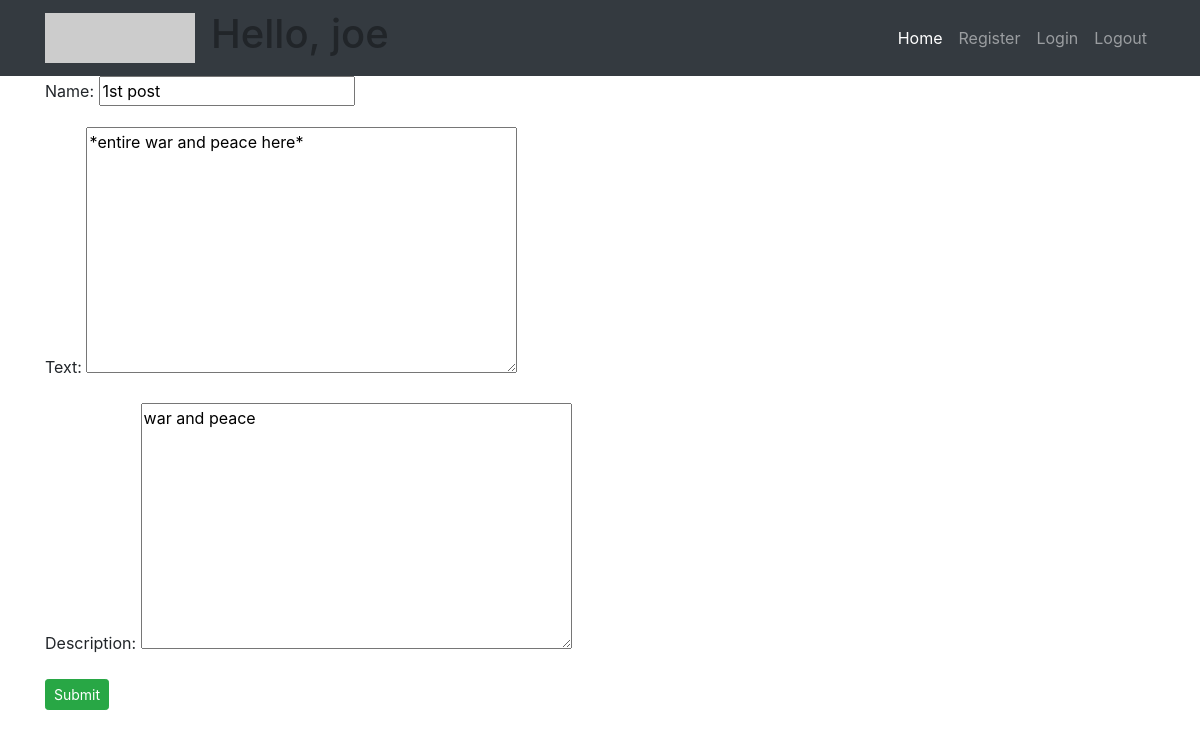
The app's page /blog/update/1 (signed in), older data.
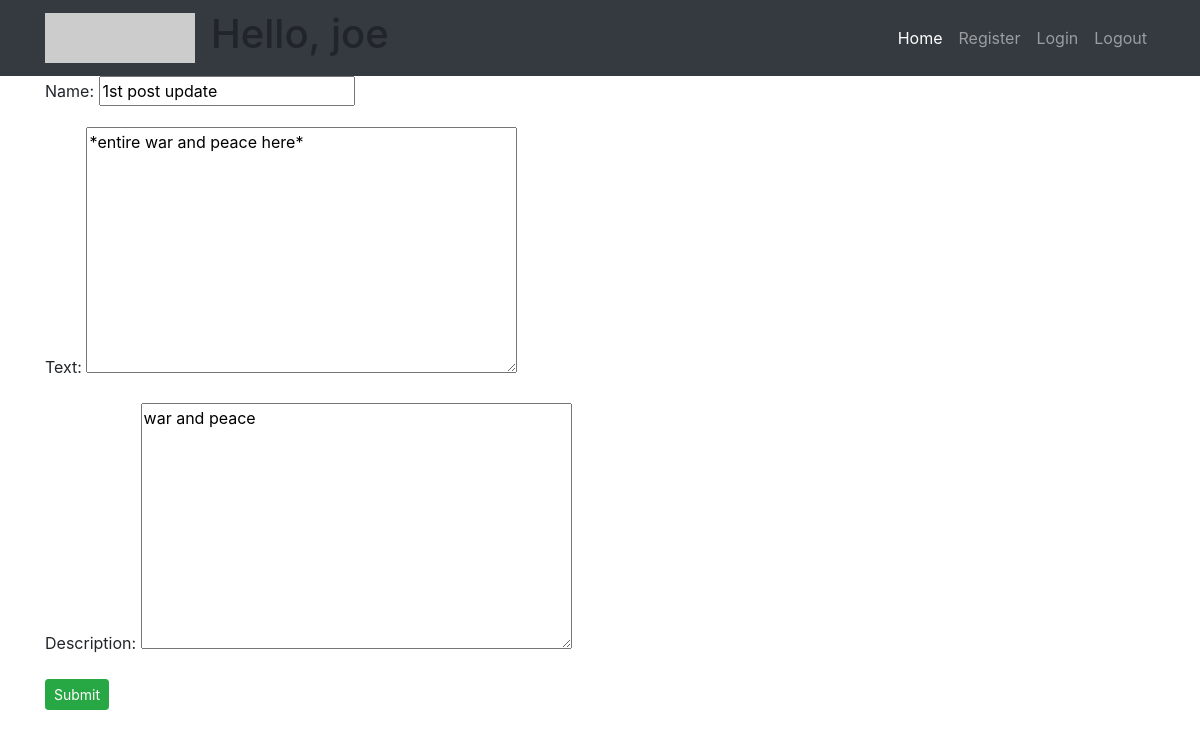
The same page, newer data.
### BlogApp/models.py (models this page shows, shortened)
class Post(models.Model):
    name = models.CharField(max_length=200, default='Untitled')
    creation_date = models.DateTimeField(auto_now_add=True, null=True)
    text = models.TextField()
    description = models.TextField(max_length=200)
    user = models.ForeignKey(User, on_delete=models.SET_NULL, null=True)

### BlogApp/views.py (the view)
# urls.py: path('update/<str:pk>', views.update_post, name='update'),
@login_required(login_url='login')
def update_post(request, pk):
    post = Post.objects.get(id=pk)
    form = PostForm(instance=post)
    if request.method == 'POST':
        form = PostForm(request.POST, instance=post)
        if form.is_valid():
            form.save()
            return redirect('Blog:home')
    context = {'form': form}
    return render(request, 'Blog/create_post.html', context)

### BlogApp/forms.py
class PostForm(ModelForm):
    class Meta:
        model = Post
        fields = ['name', 'text', 'description']

### templates/Blog/create_post.html (shortened to what this page needs)
{% extends 'Blog/base.html' %}
{% block content %}
<form action="" method="post">
    {{ form.as_p }}
    <input type="submit" name="Submit" class="btn btn-sm btn-success">
</form>
{% endblock %}

Row changes from the older to the newer data that the page shows:
changed Post "*entire war and peace here*": name "1st post" → "1st post update"
